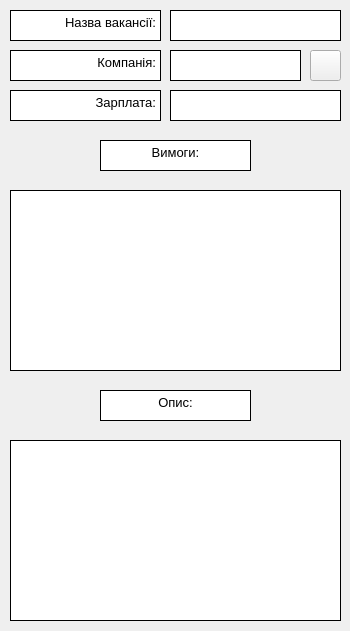
<?xml version="1.0" encoding="UTF-8"?>
<ui version="4.0">
 <class>FindEmployer</class>
 <widget class="QWidget" name="FindEmployer">
  <property name="geometry">
   <rect>
    <x>0</x>
    <y>0</y>
    <width>350</width>
    <height>631</height>
   </rect>
  </property>
  <property name="windowTitle">
   <string>Form</string>
  </property>
  <widget class="QTextEdit" name="Requirements">
   <property name="geometry">
    <rect>
     <x>10</x>
     <y>190</y>
     <width>331</width>
     <height>181</height>
    </rect>
   </property>
   <property name="styleSheet">
    <string notr="true">border: 1px solid black;</string>
   </property>
  </widget>
  <widget class="QTextBrowser" name="textBrowser_5">
   <property name="geometry">
    <rect>
     <x>100</x>
     <y>140</y>
     <width>151</width>
     <height>31</height>
    </rect>
   </property>
   <property name="styleSheet">
    <string notr="true">border: 1px solid black;</string>
   </property>
   <property name="html">
    <string>&lt;!DOCTYPE HTML PUBLIC &quot;-//W3C//DTD HTML 4.0//EN&quot; &quot;http://www.w3.org/TR/REC-html40/strict.dtd&quot;&gt;
&lt;html&gt;&lt;head&gt;&lt;meta name=&quot;qrichtext&quot; content=&quot;1&quot; /&gt;&lt;style type=&quot;text/css&quot;&gt;
p, li { white-space: pre-wrap; }
&lt;/style&gt;&lt;/head&gt;&lt;body style=&quot; font-family:'MS Shell Dlg 2'; font-size:8.25pt; font-weight:400; font-style:normal;&quot;&gt;
&lt;p align=&quot;center&quot; style=&quot; margin-top:0px; margin-bottom:0px; margin-left:0px; margin-right:0px; -qt-block-indent:0; text-indent:0px;&quot;&gt;&lt;span style=&quot; font-size:10pt;&quot;&gt;Вимоги:&lt;/span&gt;&lt;/p&gt;&lt;/body&gt;&lt;/html&gt;</string>
   </property>
  </widget>
  <widget class="QTextEdit" name="Description">
   <property name="geometry">
    <rect>
     <x>10</x>
     <y>440</y>
     <width>331</width>
     <height>181</height>
    </rect>
   </property>
   <property name="styleSheet">
    <string notr="true">border: 1px solid black;</string>
   </property>
  </widget>
  <widget class="QTextBrowser" name="textBrowser_3">
   <property name="geometry">
    <rect>
     <x>100</x>
     <y>390</y>
     <width>151</width>
     <height>31</height>
    </rect>
   </property>
   <property name="styleSheet">
    <string notr="true">border: 1px solid black;</string>
   </property>
   <property name="html">
    <string>&lt;!DOCTYPE HTML PUBLIC &quot;-//W3C//DTD HTML 4.0//EN&quot; &quot;http://www.w3.org/TR/REC-html40/strict.dtd&quot;&gt;
&lt;html&gt;&lt;head&gt;&lt;meta name=&quot;qrichtext&quot; content=&quot;1&quot; /&gt;&lt;style type=&quot;text/css&quot;&gt;
p, li { white-space: pre-wrap; }
&lt;/style&gt;&lt;/head&gt;&lt;body style=&quot; font-family:'MS Shell Dlg 2'; font-size:8.25pt; font-weight:400; font-style:normal;&quot;&gt;
&lt;p align=&quot;center&quot; style=&quot; margin-top:0px; margin-bottom:0px; margin-left:0px; margin-right:0px; -qt-block-indent:0; text-indent:0px;&quot;&gt;&lt;span style=&quot; font-size:10pt;&quot;&gt;Опис:&lt;/span&gt;&lt;/p&gt;&lt;/body&gt;&lt;/html&gt;</string>
   </property>
  </widget>
  <widget class="QTextBrowser" name="textBrowser_2">
   <property name="geometry">
    <rect>
     <x>10</x>
     <y>10</y>
     <width>151</width>
     <height>31</height>
    </rect>
   </property>
   <property name="styleSheet">
    <string notr="true">border: 1px solid black;</string>
   </property>
   <property name="html">
    <string>&lt;!DOCTYPE HTML PUBLIC &quot;-//W3C//DTD HTML 4.0//EN&quot; &quot;http://www.w3.org/TR/REC-html40/strict.dtd&quot;&gt;
&lt;html&gt;&lt;head&gt;&lt;meta name=&quot;qrichtext&quot; content=&quot;1&quot; /&gt;&lt;style type=&quot;text/css&quot;&gt;
p, li { white-space: pre-wrap; }
&lt;/style&gt;&lt;/head&gt;&lt;body style=&quot; font-family:'MS Shell Dlg 2'; font-size:8.25pt; font-weight:400; font-style:normal;&quot;&gt;
&lt;p align=&quot;right&quot; style=&quot; margin-top:0px; margin-bottom:0px; margin-left:0px; margin-right:0px; -qt-block-indent:0; text-indent:0px;&quot;&gt;&lt;span style=&quot; font-size:10pt;&quot;&gt;Назва вакансії:&lt;/span&gt;&lt;/p&gt;&lt;/body&gt;&lt;/html&gt;</string>
   </property>
  </widget>
  <widget class="QLineEdit" name="Vacancy">
   <property name="geometry">
    <rect>
     <x>170</x>
     <y>10</y>
     <width>171</width>
     <height>31</height>
    </rect>
   </property>
   <property name="styleSheet">
    <string notr="true">border: 1px solid black;</string>
   </property>
  </widget>
  <widget class="QTextBrowser" name="textBrowser_4">
   <property name="geometry">
    <rect>
     <x>10</x>
     <y>50</y>
     <width>151</width>
     <height>31</height>
    </rect>
   </property>
   <property name="styleSheet">
    <string notr="true">border: 1px solid black;</string>
   </property>
   <property name="html">
    <string>&lt;!DOCTYPE HTML PUBLIC &quot;-//W3C//DTD HTML 4.0//EN&quot; &quot;http://www.w3.org/TR/REC-html40/strict.dtd&quot;&gt;
&lt;html&gt;&lt;head&gt;&lt;meta name=&quot;qrichtext&quot; content=&quot;1&quot; /&gt;&lt;style type=&quot;text/css&quot;&gt;
p, li { white-space: pre-wrap; }
&lt;/style&gt;&lt;/head&gt;&lt;body style=&quot; font-family:'MS Shell Dlg 2'; font-size:8.25pt; font-weight:400; font-style:normal;&quot;&gt;
&lt;p align=&quot;right&quot; style=&quot; margin-top:0px; margin-bottom:0px; margin-left:0px; margin-right:0px; -qt-block-indent:0; text-indent:0px;&quot;&gt;&lt;span style=&quot; font-size:10pt;&quot;&gt;Компанія:&lt;/span&gt;&lt;/p&gt;&lt;/body&gt;&lt;/html&gt;</string>
   </property>
  </widget>
  <widget class="QLineEdit" name="Company">
   <property name="geometry">
    <rect>
     <x>170</x>
     <y>50</y>
     <width>131</width>
     <height>31</height>
    </rect>
   </property>
   <property name="styleSheet">
    <string notr="true">border: 1px solid black;</string>
   </property>
  </widget>
  <widget class="QLineEdit" name="Salary">
   <property name="geometry">
    <rect>
     <x>170</x>
     <y>90</y>
     <width>171</width>
     <height>31</height>
    </rect>
   </property>
   <property name="styleSheet">
    <string notr="true">border: 1px solid black;</string>
   </property>
  </widget>
  <widget class="QTextBrowser" name="textBrowser_6">
   <property name="geometry">
    <rect>
     <x>10</x>
     <y>90</y>
     <width>151</width>
     <height>31</height>
    </rect>
   </property>
   <property name="styleSheet">
    <string notr="true">border: 1px solid black;</string>
   </property>
   <property name="html">
    <string>&lt;!DOCTYPE HTML PUBLIC &quot;-//W3C//DTD HTML 4.0//EN&quot; &quot;http://www.w3.org/TR/REC-html40/strict.dtd&quot;&gt;
&lt;html&gt;&lt;head&gt;&lt;meta name=&quot;qrichtext&quot; content=&quot;1&quot; /&gt;&lt;style type=&quot;text/css&quot;&gt;
p, li { white-space: pre-wrap; }
&lt;/style&gt;&lt;/head&gt;&lt;body style=&quot; font-family:'MS Shell Dlg 2'; font-size:8.25pt; font-weight:400; font-style:normal;&quot;&gt;
&lt;p align=&quot;right&quot; style=&quot; margin-top:0px; margin-bottom:0px; margin-left:0px; margin-right:0px; -qt-block-indent:0; text-indent:0px;&quot;&gt;&lt;span style=&quot; font-size:10pt;&quot;&gt;Зарплата:&lt;/span&gt;&lt;/p&gt;&lt;/body&gt;&lt;/html&gt;</string>
   </property>
  </widget>
  <widget class="QPushButton" name="pushButton">
   <property name="geometry">
    <rect>
     <x>310</x>
     <y>50</y>
     <width>31</width>
     <height>31</height>
    </rect>
   </property>
   <property name="toolTip">
    <string>&lt;html&gt;&lt;head/&gt;&lt;body&gt;&lt;p&gt;Подивитися інформацію про користувача&lt;/p&gt;&lt;/body&gt;&lt;/html&gt;</string>
   </property>
   <property name="styleSheet">
    <string notr="true">border-image: url(:/image/images/Magnifier.png);</string>
   </property>
   <property name="text">
    <string/>
   </property>
  </widget>
 </widget>
 <resources/>
 <connections/>
</ui>
